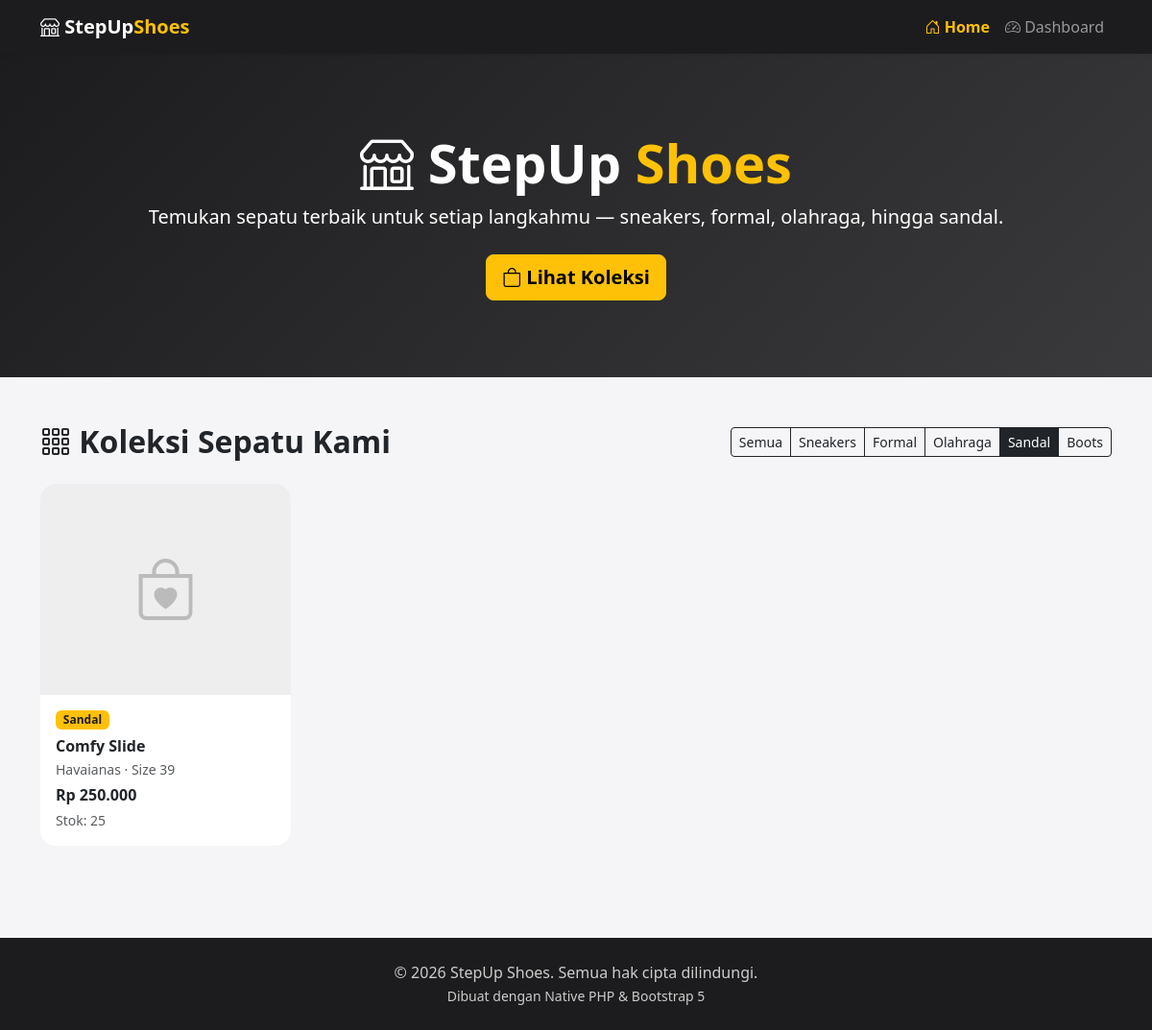
The page /index.php?kategori=Sandal on the database its author committed.
### tables this page shows
CREATE TABLE IF NOT EXISTS produk (
    id INT AUTO_INCREMENT PRIMARY KEY,
    nama_produk VARCHAR(150) NOT NULL,
    merek VARCHAR(100) NOT NULL,
    kategori ENUM('Sneakers', 'Formal', 'Olahraga', 'Sandal', 'Boots') NOT NULL DEFAULT 'Sneakers',
    ukuran INT NOT NULL,
    harga DECIMAL(12,2) NOT NULL,
    stok INT NOT NULL DEFAULT 0,
    deskripsi TEXT,
    gambar VARCHAR(255) DEFAULT NULL,
    created_at TIMESTAMP DEFAULT CURRENT_TIMESTAMP,
    updated_at TIMESTAMP DEFAULT CURRENT_TIMESTAMP ON UPDATE CURRENT_TIMESTAMP
);

### includes/functions.php (called while the page is built, shortened)
<?php
function formatRupiah($angka)
{
    return 'Rp ' . number_format((float) $angka, 0, ',', '.');
}

### index.php (the view, shortened to what this page needs)
<?php
require_once 'includes/functions.php';
$pdo = getConnection();
$kategori = $_GET['kategori'] ?? '';
if ($kategori !== '') {
    $stmt = $pdo->prepare("SELECT * FROM produk WHERE kategori = ? ORDER BY created_at DESC");
    $stmt->execute([$kategori]);
} else {
    $stmt = $pdo->query("SELECT * FROM produk ORDER BY created_at DESC");
}
$produkList = $stmt->fetchAll();
$kategoriList = ['Sneakers', 'Formal', 'Olahraga', 'Sandal', 'Boots'];
include 'includes/header.php';
?>
<section class="hero">
    <div class="container text-center">
        <h1 class="display-4"><i class="bi bi-shop"></i> StepUp <span class="highlight">Shoes</span></h1>
        <p class="lead">Temukan sepatu terbaik untuk setiap langkahmu — sneakers, formal, olahraga, hingga sandal.</p>
        <a href="#produk" class="btn btn-warning btn-lg fw-semibold mt-2">
            <i class="bi bi-bag"></i> Lihat Koleksi
        </a>
    </div>
</section>
<section id="produk" class="container py-5">
    <div class="d-flex flex-wrap justify-content-between align-items-center mb-4">
        <h2 class="fw-bold mb-3 mb-md-0"><i class="bi bi-grid-3x3-gap"></i> Koleksi Sepatu Kami</h2>
        <div class="btn-group flex-wrap" role="group">
            <a href="index.php" class="btn btn-sm <?= $kategori === '' ? 'btn-dark' : 'btn-outline-dark' ?>">Semua</a>
            <?php foreach ($kategoriList as $kat): ?>
                <a href="index.php?kategori=<?= urlencode($kat) ?>"
                   class="btn btn-sm <?= $kategori === $kat ? 'btn-dark' : 'btn-outline-dark' ?>">
                    <?= htmlspecialchars($kat) ?>
                </a>
            <?php endforeach; ?>
        </div>
    </div>
    <?php if (empty($produkList)): ?>
        <div class="alert alert-info text-center">Belum ada produk untuk kategori ini.</div>
    <?php else: ?>
        <div class="row g-4">
            <?php foreach ($produkList as $produk): ?>
                <div class="col-6 col-md-4 col-lg-3">
                    <div class="card product-card h-100">
                        <div class="img-wrap">
                            <?php if (!empty($produk['gambar']) && file_exists('assets/uploads/' . $produk['gambar'])): ?>
                                <img src="assets/uploads/<?= htmlspecialchars($produk['gambar']) ?>" alt="<?= htmlspecialchars($produk['nama_produk']) ?>">
                            <?php else: ?>
                                <i class="bi bi-bag-heart"></i>
                            <?php endif; ?>
                        </div>
                        <div class="card-body d-flex flex-column">
                            <span class="badge badge-kategori mb-2 align-self-start"><?= htmlspecialchars($produk['kategori']) ?></span>
                            <h6 class="fw-bold mb-1"><?= htmlspecialchars($produk['nama_produk']) ?></h6>
                            <p class="text-muted small mb-1"><?= htmlspecialchars($produk['merek']) ?> &middot; Size <?= htmlspecialchars($produk['ukuran']) ?></p>
                            <p class="fw-bold text-dark mb-1"><?= formatRupiah($produk['harga']) ?></p>
                            <p class="small text-muted mb-0">Stok: <?= (int) $produk['stok'] ?></p>
                        </div>
                    </div>
                </div>
            <?php endforeach; ?>
        </div>
    <?php endif; ?>
</section>
<?php include 'includes/footer.php'; ?>

### assets/css/style.css (style rules this page uses)
body { background-color: #f5f5f7; font-family: 'Segoe UI', Roboto, Arial, sans-serif; }
.hero { background: linear-gradient(135deg, #1c1c1e 0%, #3a3a3c 100%); color: #fff; padding: 80px 0; }
.hero h1 { font-weight: 700; }
.hero .highlight { color: #ffc107; }
.product-card { border: none; border-radius: 16px; overflow: hidden; transition: transform 0.25s ease, box-shadow 0.25s ease; background: #fff; height: 100%; }
.product-card .img-wrap { height: 220px; background-color: #eee; display: flex; align-items: center; justify-content: center; overflow: hidden; }
.product-card .img-wrap i { font-size: 4rem; color: #bbb; }
.badge-kategori { background-color: #ffc107; color: #1c1c1e; font-weight: 600; }

### rows shown on the page
produk: kategori "Sandal", nama_produk "Comfy Slide", merek "Havaianas", ukuran "39", harga "Rp 250.000", stok "25"

### other values the page prints
$kat "Sneakers"
$kat "Formal"
$kat "Olahraga"
$kat "Sandal"
$kat "Boots"
